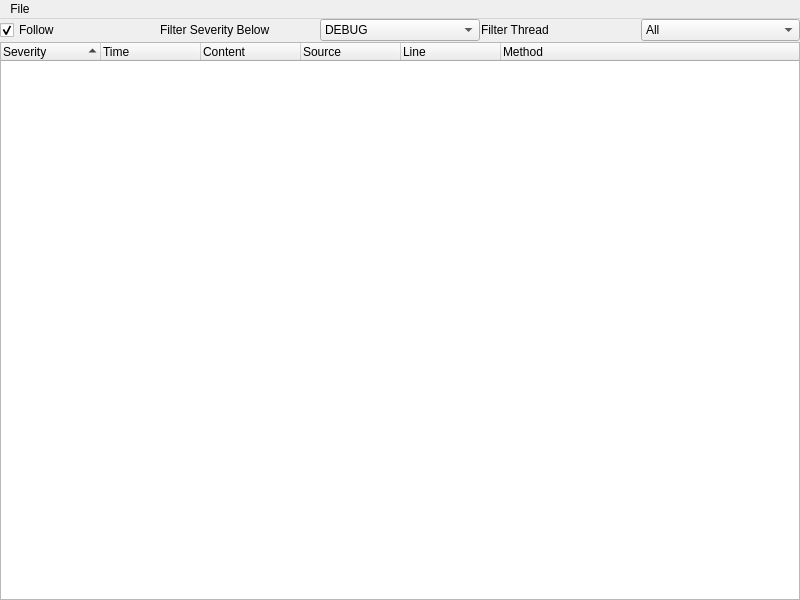
<?xml version="1.0" encoding="UTF-8"?>
<ui version="4.0">
 <class>MainWindow</class>
 <widget class="QMainWindow" name="MainWindow">
  <property name="geometry">
   <rect>
    <x>0</x>
    <y>0</y>
    <width>800</width>
    <height>600</height>
   </rect>
  </property>
  <property name="windowTitle">
   <string>QuickLog</string>
  </property>
  <property name="windowIcon">
   <iconset theme="system-help">
    <normaloff/>
   </iconset>
  </property>
  <widget class="QWidget" name="centralwidget">
   <layout class="QVBoxLayout" name="verticalLayout">
    <property name="spacing">
     <number>1</number>
    </property>
    <property name="margin">
     <number>0</number>
    </property>
    <item>
     <layout class="QHBoxLayout" name="horizontalLayout">
      <item>
       <widget class="QCheckBox" name="follow">
        <property name="text">
         <string>Follow</string>
        </property>
        <property name="checked">
         <bool>true</bool>
        </property>
       </widget>
      </item>
      <item>
       <widget class="QLabel" name="label">
        <property name="text">
         <string>Filter Severity Below</string>
        </property>
       </widget>
      </item>
      <item>
       <widget class="QComboBox" name="minSeverity">
        <item>
         <property name="text">
          <string>DEBUG</string>
         </property>
        </item>
        <item>
         <property name="text">
          <string>INFO</string>
         </property>
        </item>
        <item>
         <property name="text">
          <string>WARNING</string>
         </property>
        </item>
        <item>
         <property name="text">
          <string>ERROR</string>
         </property>
        </item>
        <item>
         <property name="text">
          <string>FATAL</string>
         </property>
        </item>
       </widget>
      </item>
      <item>
       <widget class="QLabel" name="filterThreadLabel">
        <property name="text">
         <string>Filter Thread</string>
        </property>
       </widget>
      </item>
      <item>
       <widget class="QComboBox" name="filterThread">
        <item>
         <property name="text">
          <string>All</string>
         </property>
        </item>
       </widget>
      </item>
     </layout>
    </item>
    <item>
     <widget class="QTreeWidget" name="logTree">
      <property name="sortingEnabled">
       <bool>true</bool>
      </property>
      <column>
       <property name="text">
        <string>Severity</string>
       </property>
      </column>
      <column>
       <property name="text">
        <string>Time</string>
       </property>
      </column>
      <column>
       <property name="text">
        <string>Content</string>
       </property>
      </column>
      <column>
       <property name="text">
        <string>Source</string>
       </property>
      </column>
      <column>
       <property name="text">
        <string>Line</string>
       </property>
      </column>
      <column>
       <property name="text">
        <string>Method</string>
       </property>
      </column>
     </widget>
    </item>
   </layout>
  </widget>
  <widget class="QMenuBar" name="menubar">
   <property name="geometry">
    <rect>
     <x>0</x>
     <y>0</y>
     <width>800</width>
     <height>25</height>
    </rect>
   </property>
   <widget class="QMenu" name="menuFile">
    <property name="title">
     <string>File</string>
    </property>
    <addaction name="actionOpen"/>
    <addaction name="actionReload"/>
   </widget>
   <addaction name="menuFile"/>
  </widget>
  <action name="actionOpen">
   <property name="text">
    <string>Open...</string>
   </property>
  </action>
  <action name="actionReload">
   <property name="text">
    <string>Reload</string>
   </property>
   <property name="shortcut">
    <string>F5</string>
   </property>
  </action>
 </widget>
 <resources/>
 <connections>
  <connection>
   <sender>minSeverity</sender>
   <signal>currentIndexChanged(int)</signal>
   <receiver>MainWindow</receiver>
   <slot>updateLog()</slot>
   <hints>
    <hint type="sourcelabel">
     <x>255</x>
     <y>37</y>
    </hint>
    <hint type="destinationlabel">
     <x>803</x>
     <y>46</y>
    </hint>
   </hints>
  </connection>
  <connection>
   <sender>filterThread</sender>
   <signal>currentIndexChanged(int)</signal>
   <receiver>MainWindow</receiver>
   <slot>updateLog()</slot>
   <hints>
    <hint type="sourcelabel">
     <x>636</x>
     <y>34</y>
    </hint>
    <hint type="destinationlabel">
     <x>800</x>
     <y>23</y>
    </hint>
   </hints>
  </connection>
  <connection>
   <sender>actionOpen</sender>
   <signal>triggered()</signal>
   <receiver>MainWindow</receiver>
   <slot>openFile()</slot>
   <hints>
    <hint type="sourcelabel">
     <x>-1</x>
     <y>-1</y>
    </hint>
    <hint type="destinationlabel">
     <x>399</x>
     <y>299</y>
    </hint>
   </hints>
  </connection>
  <connection>
   <sender>actionReload</sender>
   <signal>triggered()</signal>
   <receiver>MainWindow</receiver>
   <slot>reloadFile()</slot>
   <hints>
    <hint type="sourcelabel">
     <x>-1</x>
     <y>-1</y>
    </hint>
    <hint type="destinationlabel">
     <x>399</x>
     <y>299</y>
    </hint>
   </hints>
  </connection>
 </connections>
 <slots>
  <slot>updateLog()</slot>
  <slot>openFile()</slot>
  <slot>reloadFile()</slot>
 </slots>
</ui>
